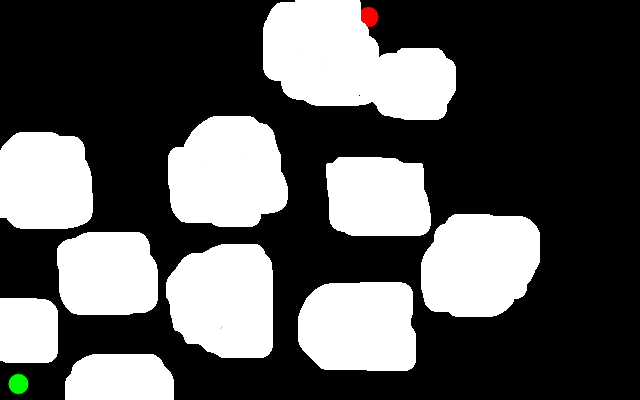
//> input picture Final_submission_1/0.png, 640 x 400 px
$ ./bitwise_and   (built with g++ and OpenCV 4)
//> lines starting //> are read from the running program, lines starting //| are printed output that depends on the picture; after the words box and inside, x2 and y2 are one past the last pixel; in counts of white or black regions, pixels touching at a corner belong together
#include"opencv2/highgui/highgui.hpp"
#include"opencv2/imgproc/imgproc.hpp"
#include"opencv2/core/core.hpp"
#include<iostream>
#include<math.h>
#include<queue>
#include<vector>
#include<bits/stdc++.h>
using namespace std;
using namespace cv;

Mat image1,image2,image3,image4;

int main()
{
	Mat restricted;
	image1=imread("0.png",0);
//> image1: 400 rows x 640 cols, CV_8UC1; min 0, max 255, mean 87.9
	//threshold(image1,image1,0,255,THRESH_BINARY|THRESH_OTSU);
	restricted=image1.clone();
	bitwise_and(restricted,image1,restricted);
	image2=imread("45.png",0);
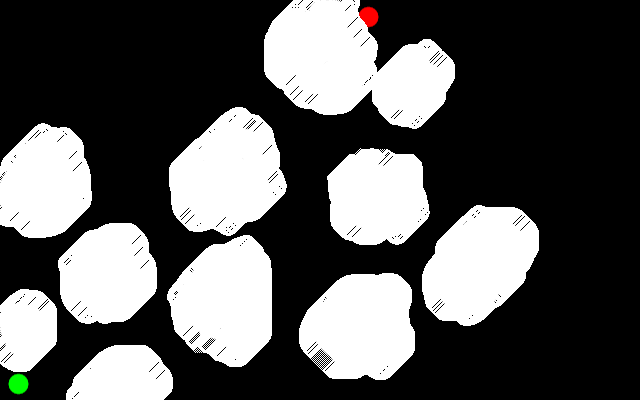
//> input picture Final_submission_1/45.png, 640 x 400 px
//> image2: 400 rows x 640 cols, CV_8UC1; min 0, max 255, mean 88.6
	threshold(image2,image2,0,255,THRESH_BINARY|THRESH_OTSU);
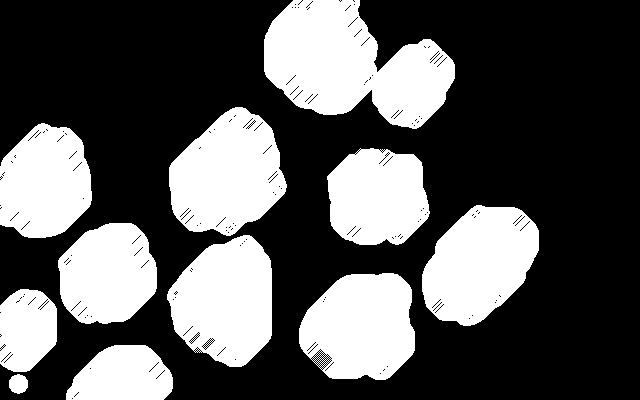
//> image2: 400 rows x 640 cols, CV_8UC1; 34.7% white; 11 white regions, largest, box (x1, y1, x2, y2) and area: (264, 0, 455, 129) 15587, (169, 107, 287, 236) 10572, (167, 235, 272, 367) 10217
	bitwise_and(restricted,image2,restricted);
//> restricted: 400 rows x 640 cols, CV_8UC1; min 0, max 255, mean 80.8
	image3=imread("90.png",0);
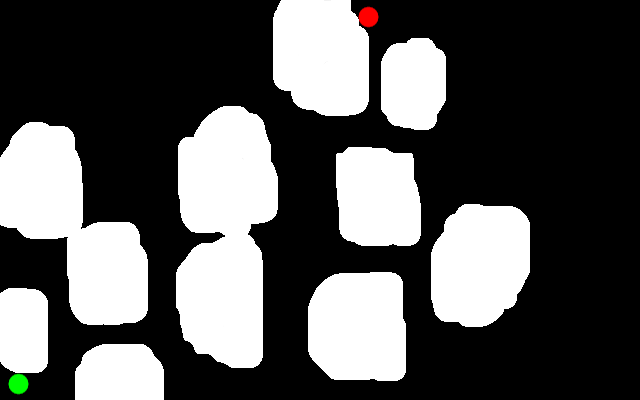
//> input picture Final_submission_1/90.png, 640 x 400 px
//> image3: 400 rows x 640 cols, CV_8UC1; min 0, max 255, mean 87.1
	threshold(image3,image3,0,255,THRESH_BINARY|THRESH_OTSU);
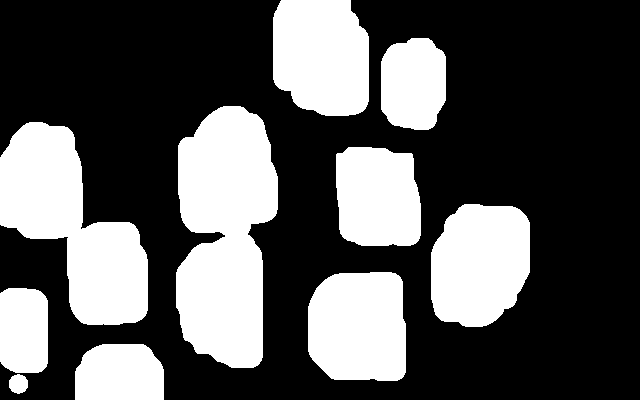
//> image3: 400 rows x 640 cols, CV_8UC1; 34.2% white; 10 white regions, largest, box (x1, y1, x2, y2) and area: (176, 106, 278, 368) 20366, (0, 122, 148, 325) 15975, (431, 204, 530, 327) 10141
	bitwise_and(restricted,image3,restricted);
//> restricted: 400 rows x 640 cols, CV_8UC1; min 0, max 255, mean 72.4
	image4=imread("135.png",0);
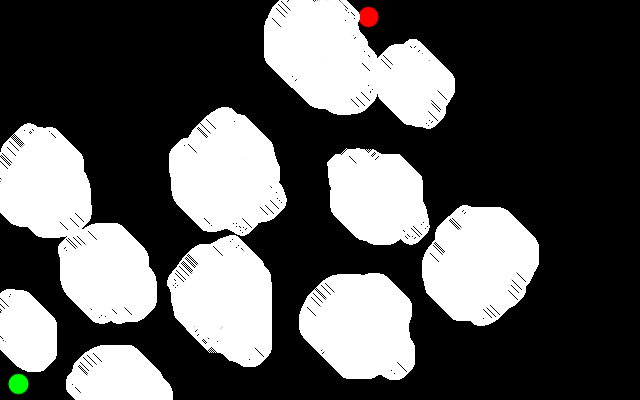
//> input picture Final_submission_1/135.png, 640 x 400 px
//> image4: 400 rows x 640 cols, CV_8UC1; min 0, max 255, mean 88.2
	threshold(image4,image4,0,255,THRESH_BINARY|THRESH_OTSU);
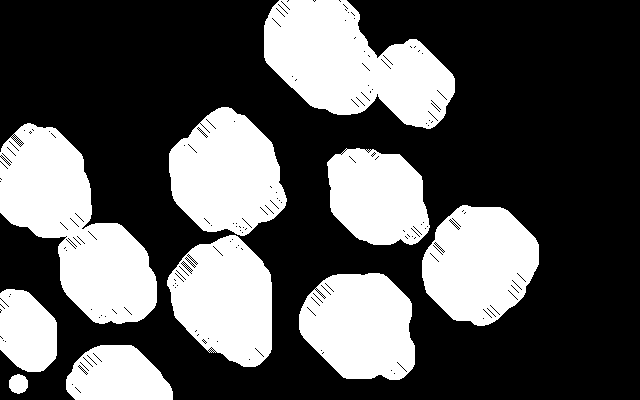
//> image4: 400 rows x 640 cols, CV_8UC1; 34.6% white; 10 white regions, largest, box (x1, y1, x2, y2) and area: (0, 123, 157, 324) 16021, (264, 0, 455, 129) 15168, (169, 107, 287, 236) 10755
	bitwise_and(restricted,image4,restricted);
	Mat element = getStructuringElement(MORPH_RECT,Size(2*1+1,2*1+1),Point(-1,-1));
    dilate(restricted,restricted,element);
    erode(restricted,restricted,element);
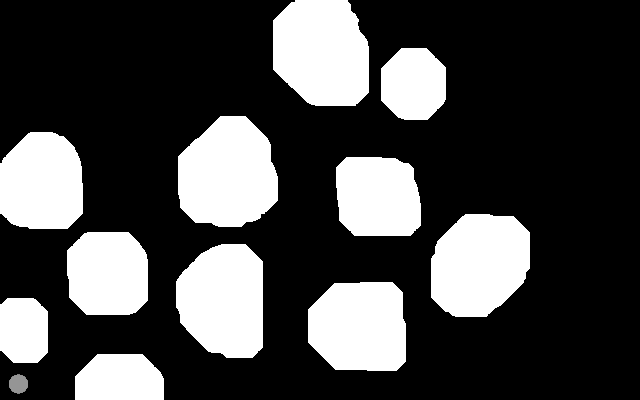
//> restricted: 400 rows x 640 cols, CV_8UC1; min 0, max 255, mean 70.9
	imwrite("restricted.png",restricted);
	imshow("restricted",restricted);
	waitKey(0);
}
